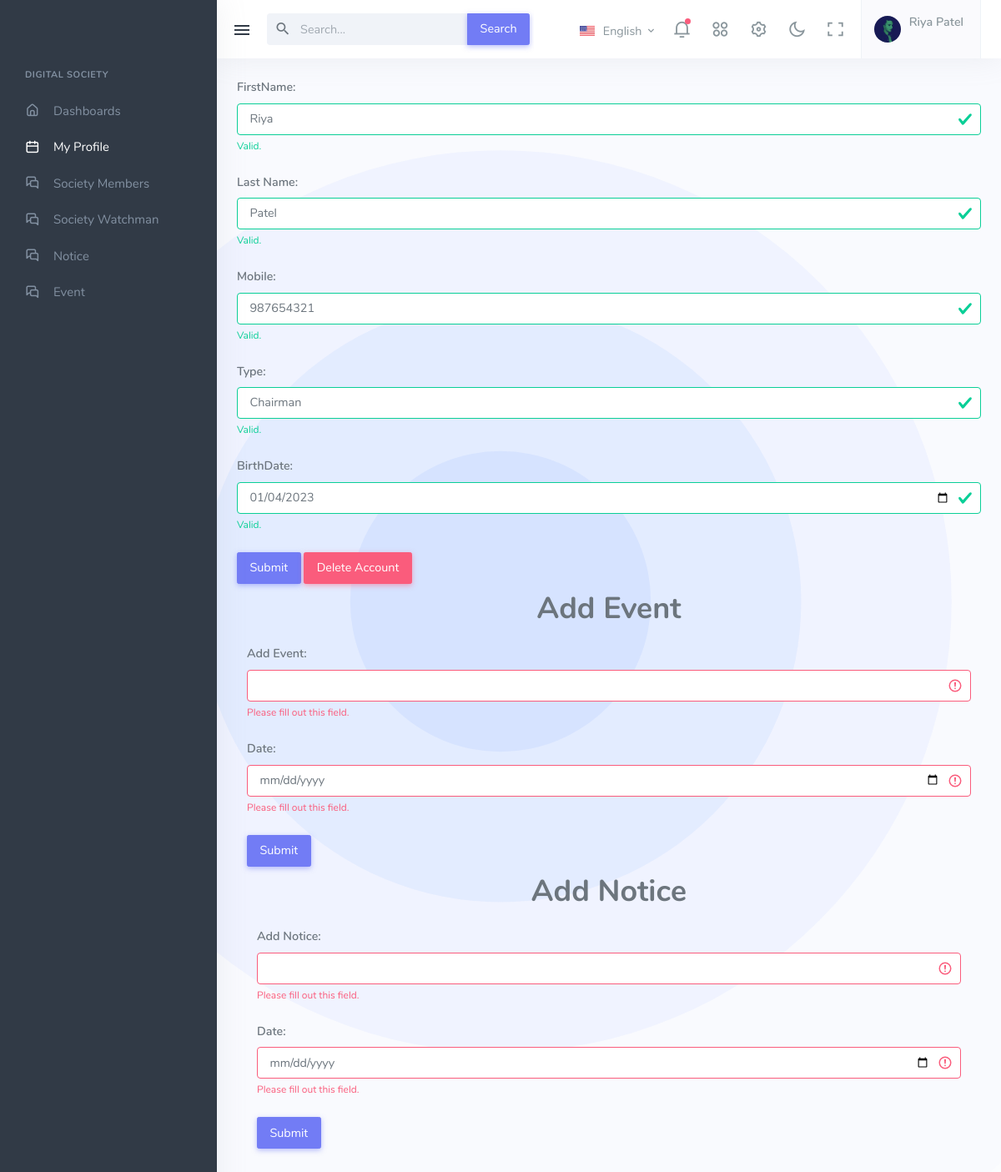
/chairman_profile_page/ (signed in), run on the app's committed database.
### digital_App/models.py (models this page shows, shortened)
class Visitor(models.Model):
    User = models.ForeignKey(User, on_delete=models.CASCADE)
    FullName = models.CharField(max_length=15, default=str(), blank=True)
    Mobile = models.CharField(max_length=10, default=str(), blank=True)
    Birthday = models.DateField(default="2022-11-20")
    class Meta:
        db_table = "Visitor"

class Chairman(models.Model):
    Visitor = models.ForeignKey(Visitor, on_delete=models.CASCADE)
    Type = models.CharField(max_length=10, default=str(), blank=True)
    class Meta:
        db_table = "Chairman"

### digital_App/views.py (the view)
# urls.py: path("chairman_profile_page/", chairman_profile_page, name="chairman_profile_page"),
def chairman_profile_page(request):
    if 'email' in request.session:
        profile_data(request,)
        return render(request, 'chairman_profile_page.html', default_data)
    return render(request, "chairman_profile_page.html")

### digital_App/views.py (called while the page is built)
def profile_data(request):
    print(request.POST)
    user = User.objects.get(Email = request.session['email'])
    visitor = Visitor.objects.get(User = user)
    visitor.first_name = visitor.FullName.split()[0]
    visitor.last_name = visitor.FullName.split()[1]
    visitor.birthday = visitor.Birthday.strftime("%Y-%m-%d")
    visitor.mobile = visitor.Mobile
    default_data["member_data"]= visitor

### digital_App/templates/chairman_profile_page.html (shortened to what this page needs)
{% extends 'base.html' %}
{% load static %}
{% block Main_Code %}
<div class="navbar-custom topnav-navbar">
    <div class="container-fluid detached-nav">
        <button class="button-toggle-menu">
            <i class="mdi mdi-menu"></i>
        </button>
        <ul class="list-unstyled topbar-menu float-end mb-0">
            <li class="dropdown notification-list topbar-dropdown">
                <a class="nav-link dropdown-toggle arrow-none" data-bs-toggle="dropdown" href="#" role="button"
                    aria-haspopup="false" aria-expanded="false">
                    <img src="{% static 'assets/images/flags/us.jpg' %}" alt="user-image" class="me-0 me-sm-1"
                        height="12">
                    <span class="align-middle d-none d-lg-inline-block">English</span> <i
                        class="mdi mdi-chevron-down d-none d-sm-inline-block align-middle"></i>
                </a>
            </li>
            <li class="dropdown notification-list">
                <a class="nav-link dropdown-toggle arrow-none" data-bs-toggle="dropdown" href="#" role="button"
                    aria-haspopup="false" aria-expanded="false">
                    <i class="ri-notification-3-line noti-icon"></i>
                    <span class="noti-icon-badge"></span>
                </a>
            </li>
            <li class="dropdown notification-list d-none d-sm-inline-block">
                <a class="nav-link dropdown-toggle arrow-none" data-bs-toggle="dropdown" href="#" role="button"
                    aria-haspopup="false" aria-expanded="false">
                    <i class="ri-apps-2-line noti-icon"></i>
                </a>
            </li>
            <li class="notification-list d-none d-sm-inline-block">
                <a class="nav-link" data-bs-toggle="offcanvas" href="#theme-settings-offcanvas">
                    <i class="ri-settings-3-line noti-icon"></i>
                </a>
            </li>
            <li class="notification-list d-none d-sm-inline-block">
                <a class="nav-link" href="javascript:void(0)" id="light-dark-mode">
                    <i class="ri-moon-line noti-icon"></i>
                </a>
            </li>
            <li class="notification-list d-none d-md-inline-block">
                <a class="nav-link" href="#" data-toggle="fullscreen">
                    <i class="ri-fullscreen-line noti-icon"></i>
                </a>
            </li>
            <li class="dropdown notification-list">
                <a class="nav-link dropdown-toggle nav-user arrow-none me-0" data-bs-toggle="dropdown" href="#"
                    role="button" aria-haspopup="false" aria-expanded="false">
                    <span class="account-user-avatar">
                        <img src="{% static 'assets/images/users/avatar-1.jpg' %}" alt="user-image"
                            class="rounded-circle">
                    </span>
                    <span>
                        <span class="account-user-name">{{member_data.FullName}}</span>
                    </span>
                </a>
            </li>
        </ul>
        <div class="app-search dropdown">
            <form>
                <div class="input-group">
                    <input type="search" class="form-control dropdown-toggle" placeholder="Search..."
                        id="top-search">
                    <span class="mdi mdi-magnify search-icon"></span>
                    <button class="input-group-text btn btn-primary" type="submit">Search</button>
                </div>
            </form>
        </div>
    </div>
</div>
<div class="leftside-menu">
    <div class="h-100" id="leftside-menu-container" data-simplebar>
        <ul class="side-nav">
            <li class="side-nav-title side-nav-item">Digital Society</li>
            <li class="side-nav-item">
                <a href="{% url 'home' %}" class="side-nav-link">
                    <i class="uil-home-alt"></i>
                    <span> Dashboards </span>
                </a>
            </li>
            <li class="side-nav-item">
                <a href="" class="side-nav-link">
                    <i class="uil-calender"></i>
                    <span> My Profile </span>
                </a>
            </li>
            <li class="side-nav-item">
                <a href="{% url 'society_members' %}" class="side-nav-link">
                    <i class="uil-comments-alt"></i>
                    <span> Society Members </span>
                </a>
            </li>
            <li class="side-nav-item">
                <a href="{% url 'society_watchman' %}" class="side-nav-link">
                    <i class="uil-comments-alt"></i>
                    <span> Society Watchman </span>
                </a>
            </li>
            <li class="side-nav-item">
                <a href="{% url 'notice_page' %}" class="side-nav-link">
                    <i class="uil-comments-alt"></i>
                    <span> Notice </span>
                </a>
            </li>
            <li class="side-nav-item">
                <a href="{% url 'event_page' %}" class="side-nav-link">
                    <i class="uil-comments-alt"></i>
                    <span> Event </span>
                </a>
            </li>
        </ul>
    </div>
</div>
<div class="content-page">
    <div class="content">
        <div class="container-fluid">
            <form class="was-validated" method="post" action="{% url 'profile_update_2' %}">
                <div class="mb-3 mt-3">
                    <label for="uname" class="form-label">FirstName:</label>
                    <input type="text" class="form-control" id="uname" name="first_name"
                        value="{{member_data.first_name}}" required>
                    <div class="valid-feedback">Valid.</div>
                </div>
                <div class="mb-3 mt-3">
                    <label for="uname" class="form-label">Last Name:</label>
                    <input type="text" class="form-control" id="uname" name="last_name"
                        value="{{member_data.last_name}}" required>
                    <div class="valid-feedback">Valid.</div>
                </div>
                <div class="mb-3 mt-3">
                    <label for="uname" class="form-label">Mobile:</label>
                    <input type="text" class="form-control" id="uname" placeholder="Enter username"
                        name="mobile" value="{{member_data.mobile}}" required>
                    <div class="valid-feedback">Valid.</div>
                </div>
                <div class="mb-3 mt-3">
                    <label for="uname" class="form-label">Type:</label>
                    <input type="text" class="form-control" id="uname" placeholder="Enter username"
                        name="type" value="{{chairman.type}}" required>
                    <div class="valid-feedback">Valid.</div>
                </div>
                <div class="mb-3 mt-3">
                    <label for="uname" class="form-label">BirthDate:</label>
                    <input type="date" class="form-control" id="uname" placeholder="Enter username"
                        name="birthdate" value="{{member_data.birthday}}" required>
                    <div class="valid-feedback">Valid.</div>
                </div>
                <button type="submit" class="btn btn-primary">Submit</button>
                <button type="submit" class="btn btn-danger"><a style="color: white;" href="{% url 'delete_account' %}">Delete Account</a></button>
            </form>
            <h1 style="text-align: center; margin-bottom: 5px;">Add Event</h1>
        <div class="container-fluid">
            <form class="was-validated" method="post" action="{% url 'add_event' %}">
                <div class="mb-3 mt-3">
                    <label for="uname" class="form-label">Add Event:</label>
                    <input type="text" class="form-control" id="uname" name="event" required>
                    <div class="invalid-feedback">Please fill out this field.</div>
                </div>
                <div class="mb-3 mt-3">
                    <label for="uname" class="form-label">Date:</label>
                    <input type="date" class="form-control" id="uname" name="date" required>
                    <div class="invalid-feedback">Please fill out this field.</div>
                </div>
                <button type="submit" class="btn btn-primary">Submit</button>
            </form>
            <h1 style="text-align: center; margin-bottom: 5px;">Add Notice</h1>
            <div class="container-fluid">
                <form class="was-validated" method="post" action="{% url 'add_notice' %}">
                    <div class="mb-3 mt-3">
                        <label for="uname" class="form-label">Add Notice:</label>
                        <input type="text" class="form-control" id="uname" name="notice" required>
                        <div class="invalid-feedback">Please fill out this field.</div>
                    </div>
                    <div class="mb-3 mt-3">
                        <label for="uname" class="form-label">Date:</label>
                        <input type="date" class="form-control" id="uname" name="date" required>
                        <div class="invalid-feedback">Please fill out this field.</div>
                    </div>
                    <button type="submit" class="btn btn-primary">Submit</button>
                </form>
            </div>
        </div>
        </div>
    </div>
</div>
{% endblock %}

### data on the page
Visitor: FullName "Riya Patel", first_name "Riya", last_name "Patel", mobile "987654321", birthdate "01/04/2023"
Chairman: type "Chairman"
